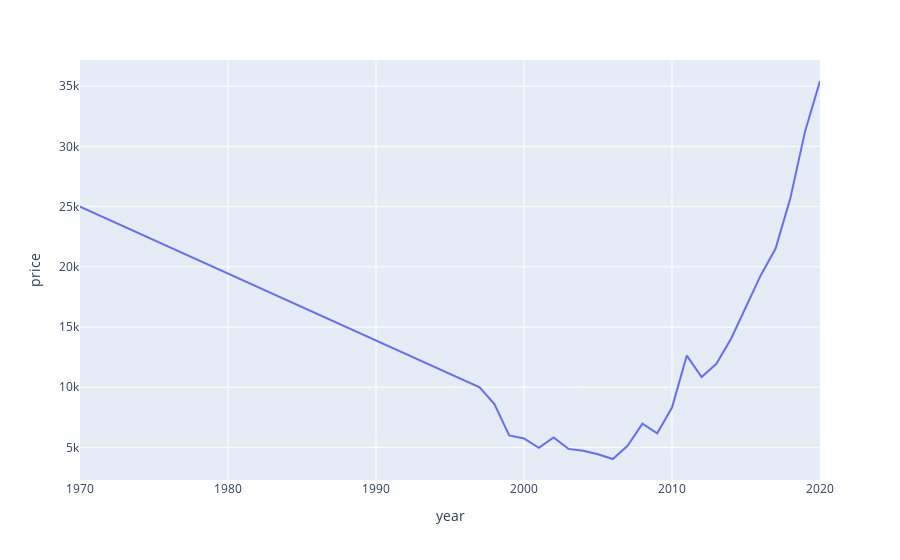

Write notebook code for a chart like this one.
### Code cell
px.line(df3, x = "year", y = "price")

### Figure 1 — Plotly figure (JSON) as saved in the notebook; plotly's stock layout.template omitted (floating-point values rounded to 4 significant figures)
{"data": [{"hovertemplate": "year=%{x}<br>price=%{y}<extra></extra>", "legendgroup": "", "line": {"color": "#636efa", "dash": "solid"}, "marker": {"symbol": "circle"}, "mode": "lines", "name": "", "orientation": "v", "showlegend": false, "type": "scatter", "x": [1970, 1997, 1998, 1999, 2000, 2001, 2002, 2003, 2004, 2005, 2006, 2007, 2008, 2009, 2010, 2011, 2012, 2013, 2014, 2015, 2016, 2017, 2018, 2019, 2020], "xaxis": "x", "y": [24999, 9995, 8605, 5995, 5743.0, 4958.0, 5820.0, 4878, 4728.0, 4426.0, 4037.0, 5136.0, 6967.0, 6167.0, 8308.0, 12620.0, 10850.0, 11940.0, 14040.0, 16730.0, 19310.0, 21510.0, 25720.0, 31290.0, 35430.0], "yaxis": "y"}], "layout": {"legend": {"tracegroupgap": 0}, "margin": {"t": 60}, "xaxis": {"anchor": "y", "domain": [0, 1], "title": {"text": "year"}}, "yaxis": {"anchor": "x", "domain": [0, 1], "title": {"text": "price"}}}}
